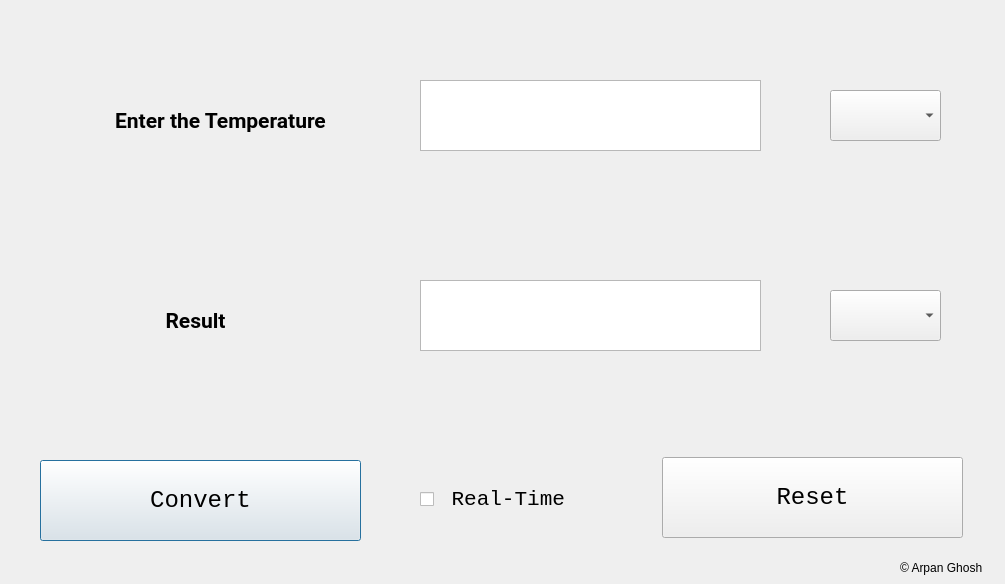
<?xml version="1.0" encoding="UTF-8"?>
<ui version="4.0">
 <class>window</class>
 <widget class="QDialog" name="window">
  <property name="geometry">
   <rect>
    <x>0</x>
    <y>0</y>
    <width>1005</width>
    <height>584</height>
   </rect>
  </property>
  <property name="cursor">
   <cursorShape>ArrowCursor</cursorShape>
  </property>
  <property name="contextMenuPolicy">
   <enum>Qt::NoContextMenu</enum>
  </property>
  <property name="windowTitle">
   <string>Dialog</string>
  </property>
  <widget class="QLabel" name="label">
   <property name="geometry">
    <rect>
     <x>50</x>
     <y>80</y>
     <width>341</width>
     <height>81</height>
    </rect>
   </property>
   <property name="font">
    <font>
     <family>Roboto</family>
     <pointsize>16</pointsize>
     <weight>75</weight>
     <bold>true</bold>
    </font>
   </property>
   <property name="text">
    <string>Enter the Temperature</string>
   </property>
   <property name="alignment">
    <set>Qt::AlignCenter</set>
   </property>
  </widget>
  <widget class="QTextEdit" name="textEdit">
   <property name="geometry">
    <rect>
     <x>420</x>
     <y>80</y>
     <width>341</width>
     <height>71</height>
    </rect>
   </property>
  </widget>
  <widget class="QComboBox" name="comboBox">
   <property name="geometry">
    <rect>
     <x>830</x>
     <y>90</y>
     <width>111</width>
     <height>51</height>
    </rect>
   </property>
   <property name="font">
    <font>
     <family>Nirmala UI</family>
     <pointsize>12</pointsize>
    </font>
   </property>
   <property name="contextMenuPolicy">
    <enum>Qt::DefaultContextMenu</enum>
   </property>
   <property name="editable">
    <bool>false</bool>
   </property>
   <property name="currentText">
    <string comment="x" extracomment="x"/>
   </property>
   <property name="insertPolicy">
    <enum>QComboBox::InsertAtBottom</enum>
   </property>
   <property name="duplicatesEnabled">
    <bool>true</bool>
   </property>
  </widget>
  <widget class="QLabel" name="label_2">
   <property name="geometry">
    <rect>
     <x>30</x>
     <y>270</y>
     <width>331</width>
     <height>101</height>
    </rect>
   </property>
   <property name="font">
    <font>
     <family>Roboto</family>
     <pointsize>16</pointsize>
     <weight>75</weight>
     <bold>true</bold>
    </font>
   </property>
   <property name="text">
    <string>Result</string>
   </property>
   <property name="alignment">
    <set>Qt::AlignCenter</set>
   </property>
  </widget>
  <widget class="QTextEdit" name="textEdit_2">
   <property name="geometry">
    <rect>
     <x>420</x>
     <y>280</y>
     <width>341</width>
     <height>71</height>
    </rect>
   </property>
  </widget>
  <widget class="QComboBox" name="comboBox_2">
   <property name="geometry">
    <rect>
     <x>830</x>
     <y>290</y>
     <width>111</width>
     <height>51</height>
    </rect>
   </property>
  </widget>
  <widget class="QPushButton" name="pushButton">
   <property name="geometry">
    <rect>
     <x>40</x>
     <y>460</y>
     <width>321</width>
     <height>81</height>
    </rect>
   </property>
   <property name="font">
    <font>
     <family>Courier New</family>
     <pointsize>18</pointsize>
    </font>
   </property>
   <property name="autoFillBackground">
    <bool>true</bool>
   </property>
   <property name="text">
    <string>Convert</string>
   </property>
  </widget>
  <widget class="QCheckBox" name="checkBox">
   <property name="geometry">
    <rect>
     <x>420</x>
     <y>469</y>
     <width>191</width>
     <height>61</height>
    </rect>
   </property>
   <property name="font">
    <font>
     <family>Courier New</family>
     <pointsize>16</pointsize>
    </font>
   </property>
   <property name="text">
    <string> Real-Time</string>
   </property>
   <property name="checked">
    <bool>false</bool>
   </property>
  </widget>
  <widget class="QPushButton" name="pushButton_2">
   <property name="geometry">
    <rect>
     <x>662</x>
     <y>457</y>
     <width>301</width>
     <height>81</height>
    </rect>
   </property>
   <property name="font">
    <font>
     <family>Courier New</family>
     <pointsize>18</pointsize>
    </font>
   </property>
   <property name="text">
    <string>Reset</string>
   </property>
  </widget>
  <widget class="QLabel" name="label_3">
   <property name="geometry">
    <rect>
     <x>900</x>
     <y>560</y>
     <width>101</width>
     <height>16</height>
    </rect>
   </property>
   <property name="text">
    <string>© Arpan Ghosh</string>
   </property>
  </widget>
 </widget>
 <resources/>
 <connections/>
</ui>
